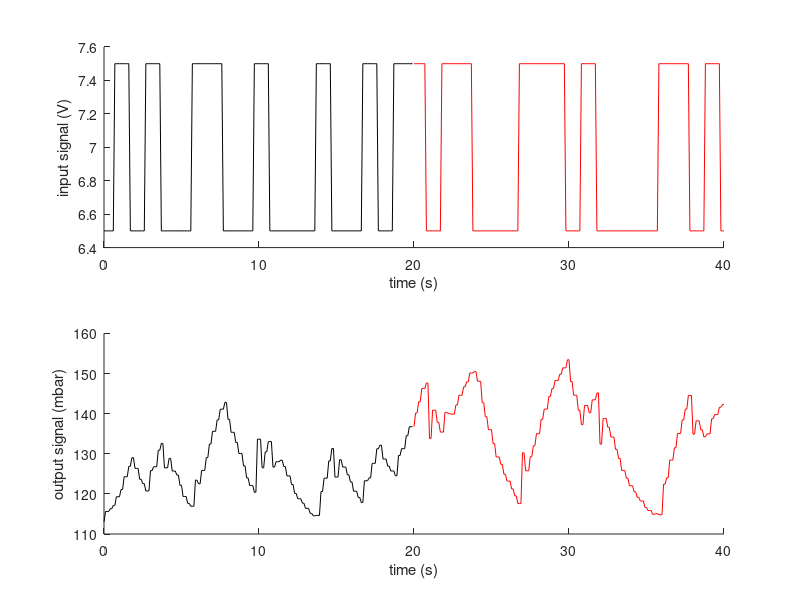

Write the MATLAB code that produced this figure.
clear all; clc; close all;

% Importing data
data=importdata('IDENTIFICATION_PRESSURE_Save_05.txt');
u=data(:,1);      % first column is PRBS input signal
y=data(:,2);      % second column is output signal
Ts=0.1;

% cutting data
 u=u(75:end-25);  % cutting transient response + end of experiment
 y=y(75:end-25);
 
 uValidation=u(200:end); % 200 samples for validation
 yValidation=y(200:end);

 u=u(1:200);             % 200 samples for identification
 y=y(1:200);
 
figure; % plot data
subplot(2,1,1); hold on;  plot((0:199)*Ts,u,'k'); plot((200:400)*Ts,uValidation,'r'); hold off;
xlabel('time (s)'); ylabel('input signal (V)')
subplot(2,1,2); hold on;  plot((0:199)*Ts,y,'k'); plot((200:400)*Ts,yValidation,'r'); hold off;
xlabel('time (s)'); ylabel('output signal (mbar)')